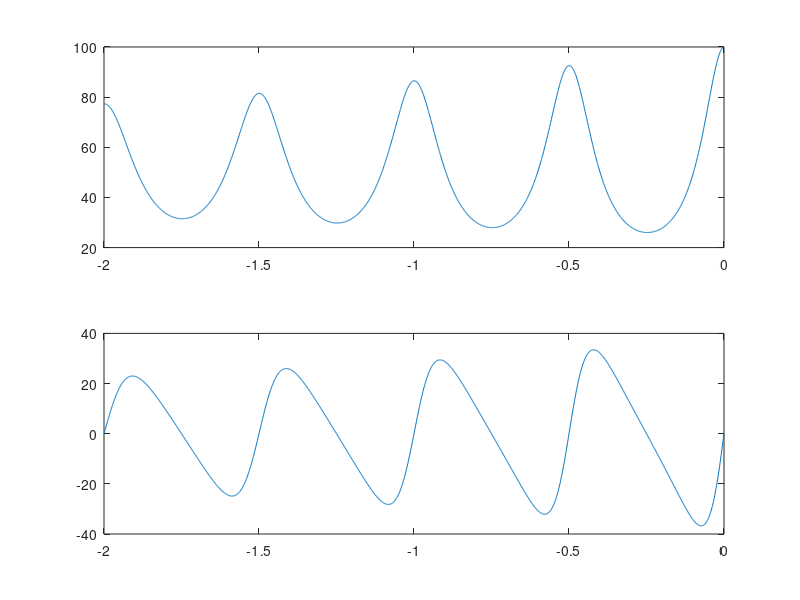

Recreate this plot in MATLAB.
clear all;
close all;
clc;

a=0.11;
lambda=1;
b=2*pi/lambda;
l=40;
j=-2:1e-3:0;
w=2*pi*300e6;
zo=50;
zl=100;
imp=zo*(zl-zo*tanh((a+1i*b)*j))./(zo-zl*tanh((a+1i*b)*j));
subplot(2,1,1)
plot(j,real(imp))
subplot(2,1,2)
plot(j,imag(imp))